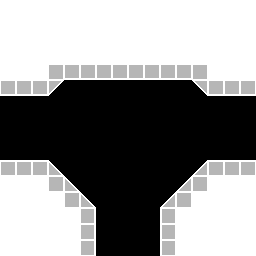

This game map was drawn from its Tiled (.tmx) file and the tilesets committed beside it. A one-line description and the full map source follow:
An orthogonal 16x16 tile map with 16x16 px tiles, 2 tile layers (Background, Objects).

<map version="1.2" tiledversion="1.2.0" orientation="orthogonal" renderorder="right-down" width="16" height="16" tilewidth="16" tileheight="16" infinite="0" nextlayerid="4" nextobjectid="1">
 <tileset firstgid="1" source="../tilesets/Prototype Tiles.tsx" />
 <layer id="3" name="Background" width="16" height="16">
  <data encoding="csv">
0,0,0,0,0,0,0,0,0,0,0,0,0,0,0,0,
0,0,0,0,0,0,0,0,0,0,0,0,0,0,0,0,
0,0,0,0,0,0,0,0,0,0,0,0,0,0,0,0,
0,0,0,0,0,0,0,0,0,0,0,0,0,0,0,0,
0,0,0,0,0,0,0,0,0,0,0,0,0,0,0,0,
0,0,0,0,0,0,0,0,0,0,0,0,0,0,0,0,
0,0,0,0,0,0,0,0,0,0,0,0,0,0,0,0,
0,0,0,0,0,0,0,0,0,0,0,0,0,0,0,0,
0,0,0,0,0,0,0,0,0,0,0,0,0,0,0,0,
0,0,0,0,0,0,0,0,0,0,0,0,0,0,0,0,
0,0,0,0,0,0,0,0,0,0,0,0,0,0,0,0,
0,0,0,0,0,0,0,0,0,0,0,0,0,0,0,0,
0,0,0,0,0,0,0,0,0,0,0,0,0,0,0,0,
0,0,0,0,0,0,0,0,0,0,0,0,0,0,0,0,
0,0,0,0,0,0,0,0,0,0,0,0,0,0,0,0,
0,0,0,0,0,0,0,0,0,0,0,0,0,0,0,0
</data>
 </layer>
 <layer id="2" name="Objects" width="16" height="16">
  <data encoding="csv">
5,5,5,5,5,5,5,5,5,5,5,5,5,5,5,5,
5,5,5,5,5,5,5,5,5,5,5,5,5,5,5,5,
5,5,5,5,5,5,5,5,5,5,5,5,5,5,5,5,
5,5,5,5,5,5,5,5,5,5,5,5,5,5,5,5,
5,5,5,2,3221225475,1073741827,1073741827,1073741827,1073741827,1073741827,1073741827,3221225475,2,5,5,5,
3221225475,3221225475,3221225475,3221225473,0,0,0,0,0,0,0,0,1610612737,3221225475,3221225475,3221225475,
0,0,0,0,0,0,0,0,0,0,0,0,0,0,0,0,
0,0,0,0,0,0,0,0,0,0,0,0,0,0,0,0,
0,0,0,0,0,0,0,0,0,0,0,0,0,0,0,0,
0,0,0,0,0,0,0,0,0,0,0,0,0,0,0,0,
3,3,3,2684354561,0,0,0,0,0,0,0,0,1,3,3,3,
5,5,5,2,2684354561,0,0,0,0,0,0,1,2,5,5,5,
5,5,5,5,2,2684354561,0,0,0,0,1,2,5,5,5,5,
5,5,5,5,5,2684354563,0,0,0,0,1610612739,5,5,5,5,5,
5,5,5,5,5,2684354563,0,0,0,0,1610612739,5,5,5,5,5,
5,5,5,5,5,2684354563,0,0,0,0,1610612739,5,5,5,5,5
</data>
 </layer>
</map>
